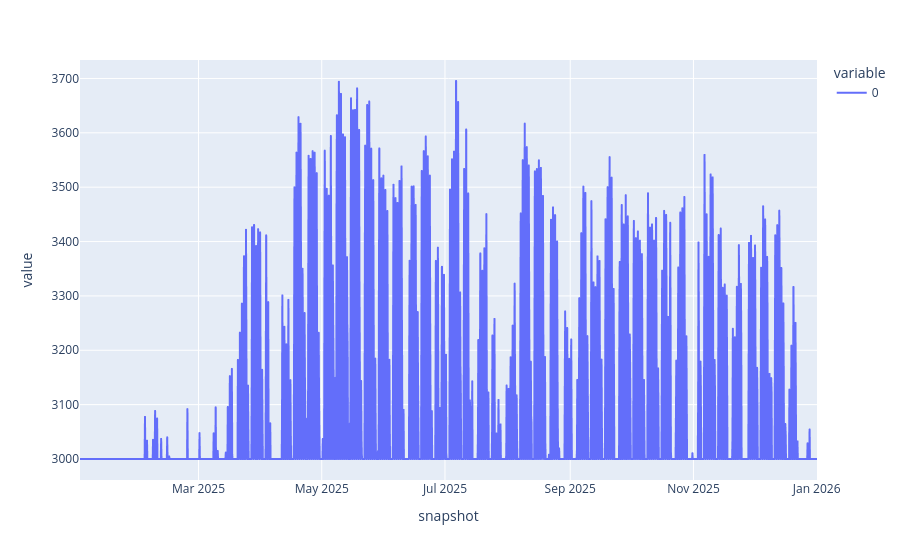

The notebook cell saved with this chart:
### Markdown cell above
The reserve requirement we calculate as the maximum of 20% of the demand or 3 GW:

### Code cell
reserve_required = n9.loads_t.p_set.sum(axis=1).mul(0.2).clip(lower=3000)
reserve_required.plot()

### Figure 1 — Plotly figure (JSON) as saved in the notebook; plotly's stock layout.template omitted (floating-point values rounded to 4 significant figures; data arrays with more than 128 entries replaced by an {"elided": "..."} marker saying what was removed)
{"data": [{"hovertemplate": "variable=0<br>snapshot=%{x}<br>value=%{y}<extra></extra>", "legendgroup": "0", "line": {"color": "#636efa", "dash": "solid"}, "marker": {"symbol": "circle"}, "mode": "lines", "name": "0", "showlegend": true, "type": "scattergl", "x": {"elided": "2190 str values"}, "xaxis": "x", "y": {"elided": "2190 float values"}, "yaxis": "y"}], "layout": {"legend": {"title": {"text": "variable"}, "tracegroupgap": 0}, "margin": {"t": 60}, "xaxis": {"anchor": "y", "domain": [0, 1], "title": {"text": "snapshot"}}, "yaxis": {"anchor": "x", "domain": [0, 1], "title": {"text": "value"}}}}
